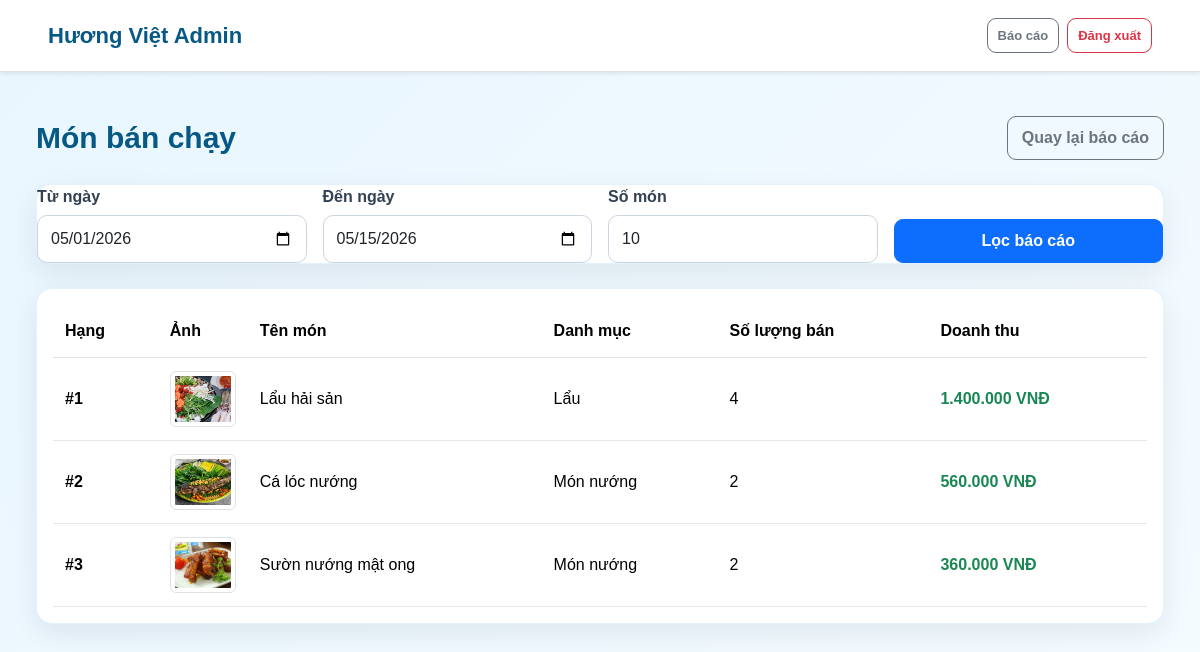
The app's page /admin/reports/best_selling.php (signed in) with its own data.
### tables this page shows
CREATE TABLE `foods` (
  `id` int(11) NOT NULL,
  `category_id` int(11) DEFAULT NULL,
  `food_name` varchar(100) DEFAULT NULL,
  `price` double DEFAULT NULL,
  `image` varchar(255) DEFAULT NULL,
  `description` text DEFAULT NULL,
  `status` varchar(50) DEFAULT NULL
);

CREATE TABLE `food_categories` (
  `id` int(11) NOT NULL,
  `category_name` varchar(100) DEFAULT NULL
);

### admin/auth.php (called while the page is built, shortened)
<?php
function e($value)
{
    return htmlspecialchars((string) $value, ENT_QUOTES, 'UTF-8');
}
?>

### admin/reports/best_selling.php (the view, shortened to what this page needs)
<?php
require_once __DIR__ . "/../auth.php";
require_once __DIR__ . "/_helpers.php";
$today = date('Y-m-d');
$firstDay = date('Y-m-01');
$fromDate = validReportDate($_GET['from_date'] ?? '', $firstDay);
$toDate = validReportDate($_GET['to_date'] ?? '', $today);
$limit = (int) ($_GET['limit'] ?? 10);
$limit = max(1, min(100, $limit));
$stmt = mysqli_prepare($conn, "
    SELECT f.id,
           f.food_name,
           f.image,
           c.category_name,
           SUM(od.quantity) AS total_quantity,
           SUM(od.total_price) AS total_sales
    FROM order_details od
    INNER JOIN orders o ON od.order_id = o.id
    INNER JOIN foods f ON od.food_id = f.id
    LEFT JOIN food_categories c ON f.category_id = c.id
    WHERE o.payment_status = 'Đã thanh toán'
    AND o.order_status = 'Đã hoàn thành'
    AND DATE(o.order_date) BETWEEN ? AND ?
    GROUP BY f.id, f.food_name, f.image, c.category_name
    ORDER BY total_quantity DESC, total_sales DESC
    LIMIT ?
");
mysqli_stmt_bind_param($stmt, "ssi", $fromDate, $toDate, $limit);
mysqli_stmt_execute($stmt);
$result = mysqli_stmt_get_result($stmt);
?>
<main class="container py-4">
    <div class="d-flex flex-wrap justify-content-between align-items-center gap-2 mb-4">
        <h1 class="h3 mb-0">Món bán chạy</h1>
        <a class="btn btn-outline-secondary" href="/huongviet/admin/reports/index.php">Quay lại báo cáo</a>
    </div>
    <form class="card card-body shadow-sm border-0 mb-4" method="get">
        <div class="row g-3 align-items-end">
            <div class="col-md-3">
                <label class="form-label">Từ ngày</label>
                <input class="form-control" type="date" name="from_date" value="<?php echo e($fromDate); ?>">
            </div>
            <div class="col-md-3">
                <label class="form-label">Đến ngày</label>
                <input class="form-control" type="date" name="to_date" value="<?php echo e($toDate); ?>">
            </div>
            <div class="col-md-3">
                <label class="form-label">Số món</label>
                <input class="form-control" type="number" min="1" max="100" name="limit" value="<?php echo (int) $limit; ?>">
            </div>
            <div class="col-md-3">
                <button class="btn btn-primary w-100" type="submit">Lọc báo cáo</button>
            </div>
        </div>
    </form>
    <div class="card shadow-sm border-0">
        <div class="card-body">
            <div class="table-responsive">
                <table class="table table-hover align-middle">
                    <thead>
                        <tr>
                            <th>Hạng</th>
                            <th>Ảnh</th>
                            <th>Tên món</th>
                            <th>Danh mục</th>
                            <th>Số lượng bán</th>
                            <th>Doanh thu</th>
                        </tr>
                    </thead>
                    <tbody>
                        <?php $rank = 1; ?>
                        <?php while ($row = mysqli_fetch_assoc($result)) { ?>
                            <tr>
                                <td class="fw-bold">#<?php echo $rank++; ?></td>
                                <td style="width: 90px;">
                                    <?php if (!empty($row['image'])) { ?>
                                        <img src="/huongviet/assets/images/<?php echo e($row['image']); ?>" alt="<?php echo e($row['food_name']); ?>" class="img-thumbnail" style="width: 72px; height: 56px; object-fit: cover;">
                                    <?php } else { ?>
                                        <span class="text-muted small">Chưa có ảnh</span>
                                    <?php } ?>
                                </td>
                                <td><?php echo e($row['food_name']); ?></td>
                                <td><?php echo e($row['category_name'] ?? 'Chưa phân loại'); ?></td>
                                <td><?php echo (int) $row['total_quantity']; ?></td>
                                <td class="fw-bold text-success"><?php echo reportMoney($row['total_sales']); ?></td>
                            </tr>
                        <?php } ?>
                    </tbody>
                </table>
            </div>
        </div>
    </div>
</main>

### assets/css/admin/base.css (style rules this page uses)
body { margin: 0; background: linear-gradient(135deg, #e8f6ff, #f5fbff); color: #1f2937; font-family: Arial, sans-serif; }
.admin-container, main.container, .navbar .container { width: min(1280px, 94%); max-width: none; }
.admin-container, main.container { margin: 0 auto; padding: 20px 0 50px !important; }
.admin-page-title h1, main h1.h3 { margin: 0 0 6px; font-size: 30px; font-weight: 900; color: #075985; }
.admin-card, .card { background: #ffffff; border-radius: 16px !important; padding: 0; box-shadow: 0 10px 28px rgba(15, 23, 42, 0.08) !important; border: 1px solid rgba(14, 165, 233, 0.12) !important; margin-bottom: 24px; }
.admin-table, .table { width: 100%; margin: 0; border-collapse: collapse; }
.admin-table thead, .table thead, .table-light { background: #0ea5e9 !important; color: white !important; }
.admin-table th, .table th { padding: 14px 12px; font-weight: 800; white-space: nowrap; }
.admin-table td, .table td { padding: 13px 12px; vertical-align: middle; border-bottom: 1px solid #e5e7eb; }
.admin-btn, .btn { display: inline-block; padding: 9px 14px; border-radius: 9px !important; text-decoration: none; font-weight: 700; cursor: pointer; transition: 0.2s; }
.admin-actions, .btn-group, .d-flex.flex-wrap.gap-1, .d-flex.flex-wrap.gap-2 { display: flex; flex-wrap: wrap; gap: 6px; }
.admin-filter-form label, .form-label { font-weight: 700; color: #334155; margin-bottom: 6px; }
.admin-filter-form input, .admin-filter-form select, .form-control, .form-select { width: 100%; border: 1px solid #cbd5e1; border-radius: 10px; padding: 11px 13px; outline: none; }

### records on screen
foods: image (picture), food_name "Lẩu hải sản", category.category_name "Lẩu", total_quantity "4", total_sales "1.400.000 VNĐ"
foods: image (picture), food_name "Cá lóc nướng", category.category_name "Món nướng", total_quantity "2", total_sales "560.000 VNĐ"
foods: image (picture), food_name "Sườn nướng mật ong", category.category_name "Món nướng", total_quantity "2", total_sales "360.000 VNĐ"
